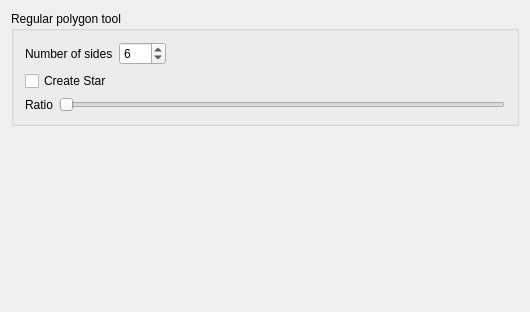
<?xml version="1.0" encoding="UTF-8"?>
<ui version="4.0">
 <class>toolPropertyContainer</class>
 <widget class="QWidget" name="toolPropertyContainer">
  <property name="geometry">
   <rect>
    <x>0</x>
    <y>0</y>
    <width>530</width>
    <height>312</height>
   </rect>
  </property>
  <property name="sizePolicy">
   <sizepolicy hsizetype="Preferred" vsizetype="Preferred">
    <horstretch>0</horstretch>
    <verstretch>0</verstretch>
   </sizepolicy>
  </property>
  <property name="windowTitle">
   <string>Form</string>
  </property>
  <layout class="QVBoxLayout" name="verticalLayout_2">
   <item>
    <layout class="QHBoxLayout" name="horizontalLayout_3">
     <item>
      <widget class="QGroupBox" name="options">
       <property name="sizePolicy">
        <sizepolicy hsizetype="Preferred" vsizetype="Preferred">
         <horstretch>0</horstretch>
         <verstretch>0</verstretch>
        </sizepolicy>
       </property>
       <property name="title">
        <string>Regular polygon tool</string>
       </property>
       <layout class="QVBoxLayout" name="verticalLayout">
        <item>
         <layout class="QHBoxLayout" name="horizontalLayout">
          <item>
           <widget class="QLabel" name="label">
            <property name="text">
             <string>Number of sides</string>
            </property>
           </widget>
          </item>
          <item>
           <widget class="QSpinBox" name="numSides">
            <property name="minimum">
             <number>3</number>
            </property>
            <property name="maximum">
             <number>100</number>
            </property>
            <property name="value">
             <number>6</number>
            </property>
           </widget>
          </item>
          <item>
           <spacer name="horizontalSpacer">
            <property name="orientation">
             <enum>Qt::Horizontal</enum>
            </property>
            <property name="sizeHint" stdset="0">
             <size>
              <width>40</width>
              <height>20</height>
             </size>
            </property>
           </spacer>
          </item>
         </layout>
        </item>
        <item>
         <widget class="QCheckBox" name="createStar">
          <property name="text">
           <string>Create Star</string>
          </property>
         </widget>
        </item>
        <item>
         <layout class="QHBoxLayout" name="horizontalLayout_2">
          <item>
           <widget class="QLabel" name="label_2">
            <property name="text">
             <string>Ratio</string>
            </property>
           </widget>
          </item>
          <item>
           <widget class="QSlider" name="ratio">
            <property name="minimum">
             <number>2</number>
            </property>
            <property name="maximum">
             <number>1000</number>
            </property>
            <property name="orientation">
             <enum>Qt::Horizontal</enum>
            </property>
           </widget>
          </item>
         </layout>
        </item>
       </layout>
      </widget>
     </item>
    </layout>
   </item>
   <item>
    <spacer name="verticalSpacer">
     <property name="orientation">
      <enum>Qt::Vertical</enum>
     </property>
     <property name="sizeHint" stdset="0">
      <size>
       <width>20</width>
       <height>40</height>
      </size>
     </property>
    </spacer>
   </item>
  </layout>
 </widget>
 <layoutdefault spacing="6" margin="11"/>
 <resources/>
 <connections/>
</ui>
